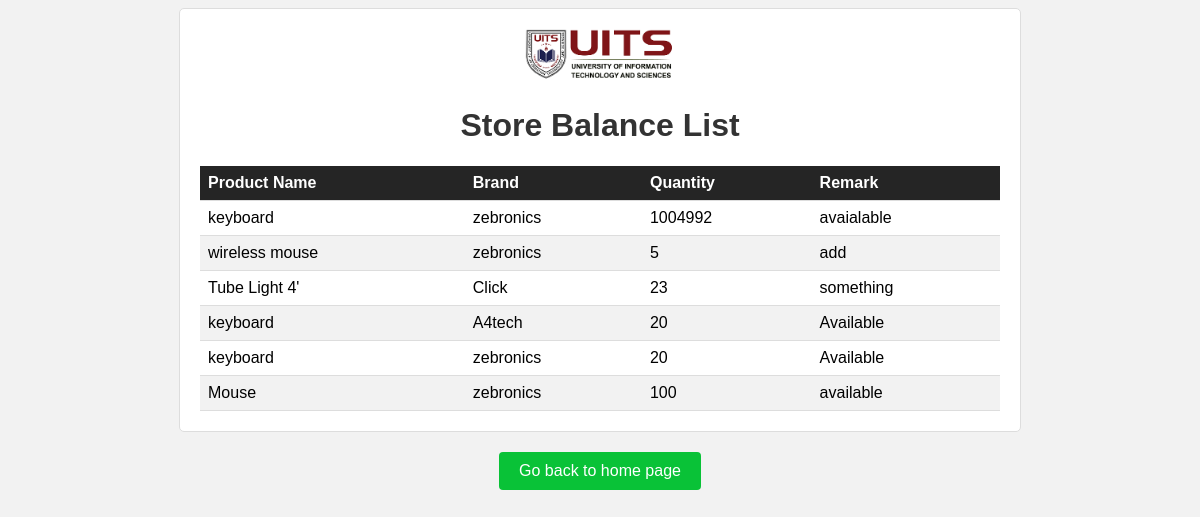
Screenshot of /store_balance/list/ with the database file from the repository.
### apps/models.py (models this page shows)
class StoreBalance(models.Model):
    product_name = models.CharField(max_length=100)
    brand = models.CharField(max_length=100)
    quantity = models.IntegerField()
    remark = models.TextField()

### apps/views.py (the view)
# urls.py: path('store_balance/list/', views.store_balance_list, name='store_balance_list'),
def store_balance_list(request):
    store_balances = StoreBalance.objects.all()
    return render(request, 'store_balance_list.html', {'store_balances': store_balances})

### apps/templates/store_balance_list.html (shortened to what this page needs)
<!DOCTYPE html>
<html>
<head>
</head>
<body>
    <div class="container">
        <div class="logo">
            <img src="/static/images/logo.png" alt="Logo">
        </div>
        <h1>Store Balance List</h1>
        <table>
            <thead>
                <tr>
                    <th>Product Name</th>
                    <th>Brand</th>
                    <th>Quantity</th>
                    <th>Remark</th>
                </tr>
            </thead>
            <tbody>
                {% for store_balance in store_balances %}
                    <tr>
                        <td>{{ store_balance.product_name }}</td>
                        <td>{{ store_balance.brand }}</td>
                        <td>{{ store_balance.quantity }}</td>
                        <td>{{ store_balance.remark }}</td>
                    </tr>
                {% empty %}
                    <tr>
                        <td colspan="4">No store balances found.</td>
                    </tr>
                {% endfor %}
            </tbody>
        </table>
    </div>
    <div class="back-button-container">
        <a href="{% url 'home_page' %}" class="back-button">Go back to home page</a>
    </div>
</body>
</html>

### apps/templates/store_balance_list.html (style rules this page uses)
body { font-family: Arial, sans-serif; background-color: #f2f2f2; }
.container { max-width: 800px; margin: 0 auto; padding: 20px; background-color: #fff; border: 1px solid #ddd; border-radius: 5px; }
h1 { color: #333; text-align: center; }
.logo { text-align: center; margin-bottom: 20px; }
.logo img { max-width: 150px; height: auto; }
table { width: 100%; border-collapse: collapse; }
th, td { padding: 8px; border-bottom: 1px solid #ddd; text-align: left; }
th { background-color: #252525; color: white; }
tr:nth-child(even) { background-color: #f2f2f2; }
.back-button-container { margin-top: 20px; text-align: center; }
.back-button { display: inline-block; padding: 10px 20px; background-color: #09c237; color: #fff; border: none; border-radius: 4px; text-decoration: none; cursor: pointer; }

### rows the page displays
StoreBalance: product_name "keyboard", brand "zebronics", quantity "1004992", remark "avaialable"
StoreBalance: product_name "wireless mouse", brand "zebronics", quantity "5", remark "add"
StoreBalance: product_name "Tube Light 4'", brand "Click", quantity "23", remark "something"
StoreBalance: product_name "keyboard", brand "A4tech", quantity "20", remark "Available"
StoreBalance: product_name "keyboard", brand "zebronics", quantity "20", remark "Available"
StoreBalance: product_name "Mouse", brand "zebronics", quantity "100", remark "available"
